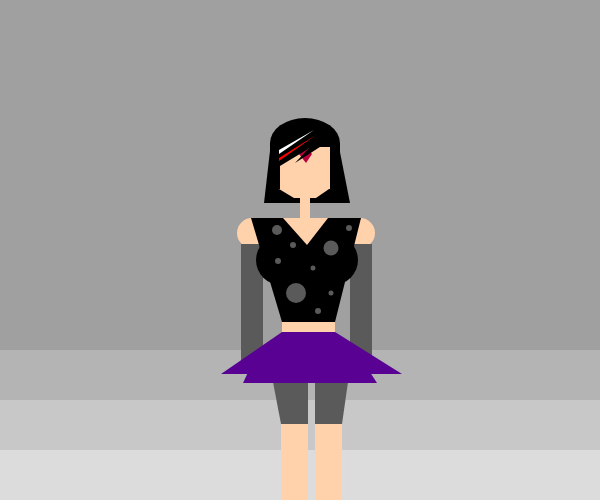
Frame 1 (no input)
Frame 60 (no input): identical to frame 1, image omitted
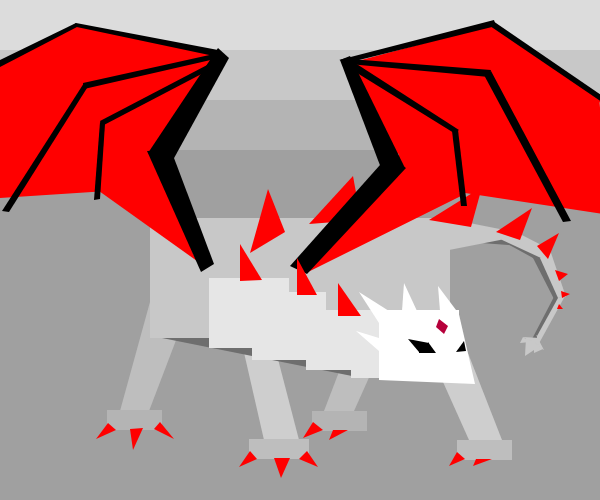
Frame 120 (the mouse pressed at the canvas centre since frame 60)

The p5.js sketch that drew these frames (run headless with seeded random() and noise() and a simulated clock; from frame 60 on, the mouse is pressed at the canvas centre):

// p5.js sketch
// ── sketch.js
function setup() {
  createCanvas(600, 500);
}

function draw() {
  background(220);
  noStroke();

   if (mouseIsPressed) {
  //1
     fill(200);
  rect(0, 50, 600, 450);

   //2
     fill(180);
  rect(0, 100, 600, 400);

     //3
     fill(160);
  rect(0, 150, 600, 350);

  //leg
     fill(190);
  quad(150, 302, 178, 335, 149, 411, 120, 411);

   //leg 2
     fill(206);
  quad(240, 335, 266, 313, 299, 440, 264, 440);

   //leg 3
    fill(206);
  quad(448, 302, 413, 315, 469, 440, 502, 440);

     //leg 4
     fill(190);
  quad(365, 304, 397, 315, 354, 411, 324, 411);

    //underbelly
     fill(110);
  quad(152, 336, 352, 376, 368, 355, 160, 292);

   //undertail
     fill(110);
  quad(486, 231,481, 243, 522, 246, 512, 234);

    //undertail 1
    fill(110);
  quad(504, 242, 507, 235, 546, 253, 544, 264);

    //undertail 2
    fill(110);
  quad(532, 256, 555, 301, 560, 300, 547, 257);

    //undertail 3
    fill(110);
  quad(532, 339, 557, 291, 560, 299, 536, 343);

   //tail
     fill(200);
  quad(520, 233, 449, 219, 449, 250, 500, 240);

    //tail 2
     fill(200);
  quad(518, 233, 500, 239, 541, 258, 551, 250);

   //tail 3
     fill(200);
  quad(550, 250, 540, 258, 558, 298, 566, 297);

  //tail 4
     fill(200);
  quad(565, 296, 558, 298, 537, 336, 537, 347);

   //bottom
     fill(200);
  quad(536, 335, 540, 338, 523, 337, 544, 350);

    //bottom 1
  fill(200);
  triangle(526, 338, 525, 356, 540, 346);

    //bottom 2
  fill(200);
  triangle(523, 337, 520, 343, 530, 342);

    //bottom 3
  fill(200);
  triangle(543, 349, 534, 353, 534, 342);

  //body
     fill(200);
  rect(150, 218, 300, 120);

  //back spike
   fill('red');
  triangle(250, 253, 268, 189, 285, 232);

   //back spike 1
   fill('red');
  triangle(309, 224, 353, 176, 361, 220);

    //back spike 2
   fill('red');
  triangle(429, 220, 471, 227, 482, 187);

   //tail spike
   fill('red');
  triangle(496, 232, 520, 240, 532, 208);

   //tail spike 1
   fill('red');
  triangle(537, 246, 559, 233, 548, 259);

  //tail spike 2
   fill('red');
  triangle(555, 270, 559, 281, 568, 274);

   //tail spike 3
   fill('red');
  triangle(561, 291, 562, 298, 570, 294);

   //tail spike 4
   fill('red');
  triangle(559, 304, 557, 309, 563, 309);

    //BOTTOM R wing
     fill('red');
  quad(306, 273, 461, 196, 406, 48, 398, 166);

  //INSIDE R wing
   fill('red');
  triangle(389, 167, 492, 25, 350, 63);

   //MIDDLE R wing
   fill('red');
  quad(457, 192, 410, 74, 492, 23, 603, 100);

  //OUTSIDE R wing
   fill('red');
  triangle(610, 215, 432, 188, 599, 97);

    //INSIDE L wing
   fill('red');
  triangle(201, 262, 131, 37, 15, 57);

   //OUTSIDE L wing
   fill('red');
  quad(0, 198, 169, 187, 121, 39, 0, 62);

  //TOP L wing
   fill('red');
  quad(76, 26, 219, 54, 163, 165, 0, 66);

  //BOTTOM L wing
   fill('red');
  triangle(197, 261, 99, 191, 144, 160);

   //base R wing
     fill('black');
  quad(290, 266, 307, 274, 406, 168, 388, 156);

  //base R wing 1
     fill('black');
  quad(405, 168, 350, 56, 340, 60, 381, 168);

  //top R wing
     fill('black');
  quad(339, 60, 494, 20, 496, 26, 351, 62);

    //middle R wing
     fill('black');
  quad(350, 59, 349, 64, 489, 77, 491, 70);

  //bottom R wing
     fill('black');
  quad(352, 61, 349, 68, 454, 133, 459, 130);

  //top R wing 1
     fill('black');
  quad(493, 21, 490, 26, 602, 102, 607, 99);

    //middle R wing 1
     fill('black');
  quad(491, 71, 484, 75, 563, 222, 571, 221);

  //bottom R wing 1
     fill('black');
  quad(458, 130, 452, 131, 461, 206, 467, 206);

   //base L wing
     fill('black');
  quad(201, 272, 214, 264, 171, 150, 147, 151);

  //base L wing 1
     fill('black');
  quad(148, 153, 173, 160, 229, 58, 218, 48);

   //top L wing
     fill('black');
  quad(218, 50, 214, 56, 72, 26, 76, 23);

   //top L wing 1
     fill('black');
  quad(76, 23, 0, 60, 0, 67, 77, 27);

   //middle L wing 1
     fill('black');
  quad(214, 54, 215, 59, 84, 89, 83, 83);

  //bottom L wing 1
     fill('black');
  quad(100, 121, 102, 126, 213, 68, 211, 63);

   //middle L wing 2
     fill('black');
  quad(2, 211, 9, 212, 87, 88, 84, 83);

   //bottom L wing 2
     fill('black');
  quad(100, 122, 105, 124, 100, 199, 94, 200);

   //neck 2
     fill(230);
  rect(209, 278, 80, 70);

   //neck
     fill(230);
  rect(252, 310, 130, 50);

  //neck 3
    fill(230);
  rect(306, 356, 130, 14);

   //neck 4
    fill(230);
  rect(276, 292, 50, 30);

   //chin
     fill(230);
  rect(351, 358, 40, 20);

   //head
     fill('white');
  rect(379, 310, 80, 70);

    //face
  fill('white');
  triangle(458, 310, 475, 384, 379, 380);

  //spike 1
   fill('white');
  triangle(379, 323, 389, 311, 359, 292);

  //spike 2
  fill('white');
  triangle(402, 311, 404, 283, 417, 311);

  //spike 3
  fill('white');
  triangle(379, 351, 356, 331, 379, 338);

    //spike 4
  fill('white');
  triangle(440, 311, 438, 286, 456, 310);

  //eye
     fill('black');
  rect(419, 343, 10, 10);

    //eye 1
   fill('black');
  triangle(419, 352, 408, 339, 429, 343);

  //eye 2
   fill('black');
  triangle(428, 342, 436, 353, 429, 353);

  //2 eye
   fill('black');
  triangle(456, 352, 466, 351, 464, 341);

  //gem
   fill(182,0,59);
  quad(439, 319, 436, 327, 444, 334, 448, 326);

    //neck spike
  fill('red');
  triangle(338, 316, 361, 316, 338, 283);

   //neck spike 1
  fill('red');
  triangle(297, 295, 317, 295, 297, 258);

  //neck spike 2
  fill('red');
  triangle(240, 281, 262, 280, 240, 244);

   //foot
     fill(180);
  rect(107, 410, 55, 20);

   //foot 1
     fill(190);
  rect(249, 439, 60, 20);

   //foot 2
     fill(180);
  rect(312, 411, 55, 20);

   //foot 3
     fill(190);
  rect(457, 440, 55, 20);

    //Third toe
  fill('red');
  triangle(313, 422, 323, 430, 303, 438);

    //Third toe 1
  fill('red');
  triangle(329, 440, 333, 430, 348, 430);

   //first toe
  fill('red');
  triangle(96, 439, 108, 423, 116, 430);

   //first toe 1
  fill('red');
  triangle(174, 439, 154, 429, 160, 422);

   //first toe 2
  fill('red');
  triangle(133, 450, 130, 429, 143, 428);

    //second toe
  fill('red');
  triangle(239, 467, 250, 451, 257, 459);

    //second toe 1
  fill('red');
  triangle(318, 467, 307, 451, 299, 459);

    //second toe 2
  fill('red');
  triangle(281, 478, 274, 458, 290, 458);

   //fourth toe
  fill('red');
  triangle(457, 452, 465, 459, 449, 466);

  //fourth toe
  fill('red');
  triangle(473, 466, 476, 459, 492, 459);

   } else {

   //1
     fill(200);
  rect(0, 0, 600, 450);

    //2
     fill(180);
  rect(0, 0, 600, 400);

      //3
     fill(160);
  rect(0, 0, 600, 350);

   //L leg
     fill(90);
  rect(281, 378, 27, 130);

   //L leg 2
     fill(90);
  triangle(281, 424, 273, 382, 281, 382);

    //R leg 2
     fill(90);
  triangle(342, 424, 348, 382, 341, 382);

    //L leg 1
   fill(255,210,171);
  rect(281, 424, 27, 130);

   //R leg
     fill(90);
  rect(315, 378, 27, 130);

    //R leg 1
     fill(255,210,171);
  rect(315, 424, 27, 130);

    //L shoulder
     fill(255,210,171);
  ellipse(252, 233, 30, 30);

   //R shoulder
     fill(255,210,171);
  ellipse(360, 233, 30, 30);

   //L arm
     fill(90);
  rect(241, 244, 22, 120);

   //R arm
     fill(90);
  rect(350, 244, 22, 120);

  //chest
     fill(0);
  quad(251, 218, 361, 218, 335, 322, 282, 322);

   //1 melon
    fill(0);
  ellipse(281, 260, 50, 50);

   //2 melon
     fill(0);
  ellipse(333, 260, 50, 50);

  //pattern
  fill(90);
  ellipse(296, 293, 20, 20);

   //pattern 1
  fill(90);
  ellipse(277, 230, 10, 10);

   //pattern 2
  fill(90);
  ellipse(331, 248, 15, 15);

   //pattern 3
  fill(90);
  ellipse(331, 293, 5, 5);

   //pattern 4
  fill(90);
  ellipse(278, 261, 6, 6);

   //pattern 5
  fill(90);
  ellipse(318, 311, 6, 6);

   //pattern 6
  fill(90);
  ellipse(313, 268, 5, 5);

   //pattern 7
  fill(90);
  ellipse(293, 245, 6, 6);

   //pattern 8
  fill(90);
  ellipse(349, 228, 6, 6);

  //hair bottom
   fill('black');
  rect(270, 143, 70, 60);

  //chin
     fill(255,210,171);
  quad(294, 198, 279, 189, 329, 189, 316, 198);

   //hair top
     fill('black');
  ellipse(305, 143, 70, 50);

  //neck
     fill(255,210,171);
  rect(300, 198, 10, 30);

   //head
     fill(255,210,171);
  rect(280, 147, 50, 42);

  //gem
  fill(182,0,59);
  quad(306, 146, 299, 154, 306, 163, 312, 154);

    //bangs
     fill('black');
  triangle(313, 146, 274, 146, 275, 169);

    //strand
     fill('black');
  triangle(295, 163, 312, 145, 323, 145);

   //white bangs
     fill('white');
  triangle(279, 154, 279, 150, 314, 130);

  //red bangs
   fill('red');
triangle(279, 158, 279, 161, 316, 135);

    //hair R
     fill('black');
  triangle(339, 203, 350, 203, 338, 142);

   //hair L
     fill('black');
  triangle(270, 203, 264, 203, 271, 142);

    //v neck
     fill(255,210,171);
  triangle(283, 218, 328, 218, 307, 245);

  //tummy
     fill(255,210,171);
  rect(282, 322, 53, 10);

  //skirt
      fill(88,1,147);
  quad(282, 332, 335, 332, 402, 374, 221, 374);

   //skirt 1
     fill(88,1,147);
  quad(243, 383, 377, 383, 366, 366, 251, 366);
   }
   
}
